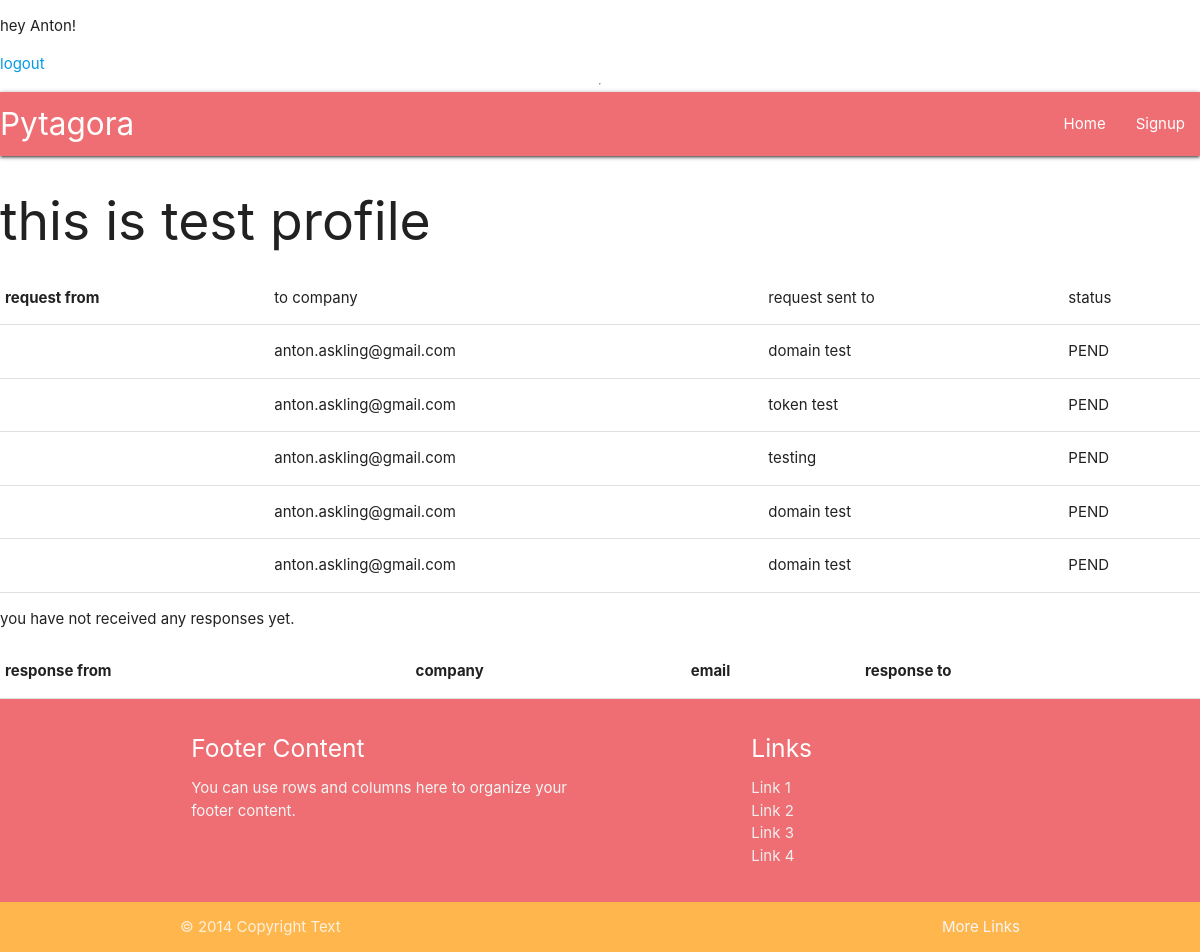
The page /profile/ (signed in) on the database as committed earlier.
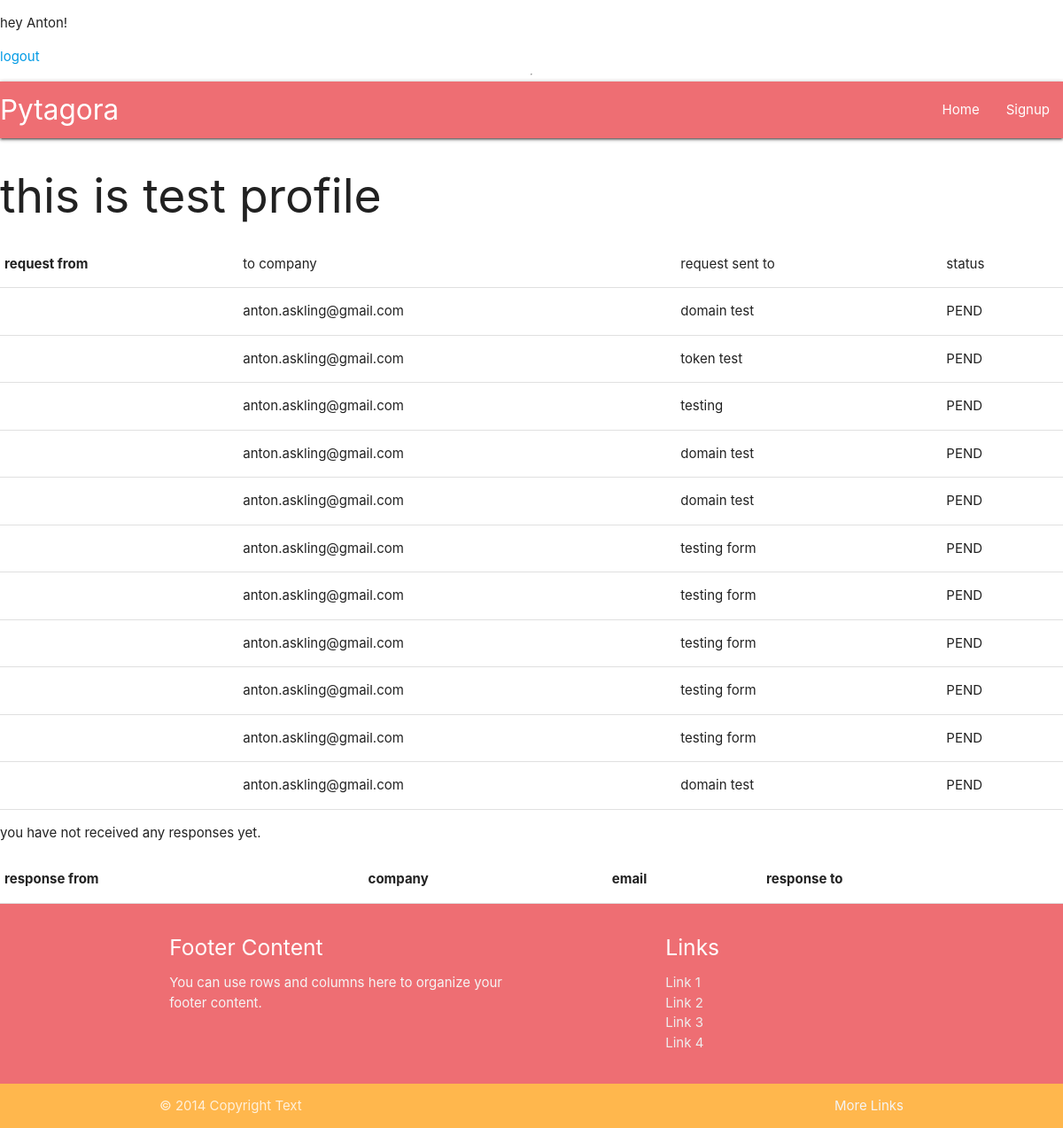
The same page on the database as committed later.
### core/models.py (models this page shows, shortened)
class User(PermissionsMixin, AbstractBaseUser):
    email = models.EmailField(_("email adress"), max_length=254, unique=True)
    first_name = models.CharField(_("first name"), max_length=50)
    last_name = models.CharField(_("last name"), max_length=50)
    date_joined = models.DateTimeField(_("date joined"), auto_now_add=True)
    last_login = models.DateTimeField(_("last login"), auto_now=True)
    is_active = models.BooleanField(_("active"), default=True)
    is_staff = models.BooleanField(_("staff"), default=True)
    is_recruiter = models.BooleanField(_("recruiter"), default=False)
    objects = UserManager()
    USERNAME_FIELD = "email"
    REQUIRED_FIELDS = []
    class Meta:
        verbose_name = _("user")
        verbose_name_plural = _("user")

### userprofile/models.py (models this page shows, shortened)
class RefRequest(models.Model):
    profile = models.ForeignKey(Profile, verbose_name=_("profile"), on_delete=models.CASCADE)
    company_name = models.CharField(_("company name"), max_length=100, null=True, blank=True)
    date_from = PartialDateField( verbose_name=_("date from"))
    date_to = PartialDateField(verbose_name=_("date to"))
    to_email = models.EmailField(_("to email"), max_length=254, null=True, blank=True)
    UNINITIATED = "UNIN"
    PENDING = "PEND"
    COMPLETE = "COMP"
    STATUS_CHOICES = [
        (UNINITIATED, "Uninitiated"),
        (PENDING, "Pending"),
        (COMPLETE, "Complete"),
    ]
    status = models.CharField(_("status"), max_length=4, choices=STATUS_CHOICES, default=UNINITIATED,)
    time_sent = models.DateTimeField(_("time_sent"), auto_now_add=True, null=True)
    class Meta:
        verbose_name = "Reference request"
        verbose_name_plural = "Reference requests"

### userprofile/views.py (the view)
# urls.py: path("profile/", TestProfileView.as_view(), name="test_profile"),
class TestProfileView(LoginRequiredMixin, ListView):
    model = Profile
    context_object_name = "profile"
    template_name="userprofile/test_profile.html"
    def get_context_data(self, **kwargs):
        context = super().get_context_data(**kwargs)
        context["profile"] = context["profile"].filter(user=self.request.user)
        context["requests"] = context["profile"][0].refrequest_set.all()
        context["comp_responses"] = context["profile"][0].refresponse_set.all(
        ).filter(ref_request__status="COMP")
        return context

### userprofile/models.py (called while the page is built)
    def __str__(self):
        return f"{self.first_name} {self.last_name}"

### userprofile/templates/userprofile/test_profile.html
{% extends "base.html" %}
{% block content %}
    <h2>this is test profile</h2>
    <table>
        <tr>
            <th>request from</th>
            <td>to company</td>
            <td>request sent to</td>
            <td>status</td>
        </tr>
            {% for request in requests %}
            <tr>
                <td>{{ request.profile }}</td>
                <td>{{ request.to_email }}</td>
                <td>{{ request.company_name }}</td>
                <td>{{ request.status }}</td>
            </tr>
            {% empty %}
            <p>no requests has been made yet</p>
            {% endfor %}
    </table>
    <table>
        <tr>
            <th>response from</th>
            <th>company</th>
            <th>email</th>
            <th>response to</th>
        </tr>
            {% for response in comp_responses %}
            <tr>
                <td>{{ response.get_full_name }}</td>
                <td>{{ response.company_name }}</td>
                <td>{{ response.email }}</td>
                <td><a href="{% url 'reference_detail' response.id %}">details</a></td>
            </tr>
            {% empty %}
            <p>you have not received any responses yet.</p>
            {% endfor %}
    </table>
{% endblock content %}

### userprofile/templates/base.html (shortened to what this page needs)
{% load static %}
<!DOCTYPE html>
<html lang="en">
    <head>
        <link type="text/css"
              rel="stylesheet"
              href="{% static 'materialize/css/materialize.min.css' %}"
              media="screen,projection"/>
        <link rel="stylesheet" href="{% static 'base/css/style.css' %}"/>
    </head>
    <body>
        {% if user.is_authenticated %}
        <p>hey {{ user.first_name }}!</p>
        <a href="{% url 'logout' %}">logout</a>
        {% else %}
        <a href="{% url 'login' %}"> login</a>
        {% endif %}
        <hr />
        <header>
            <nav>
                <div class="nav-wrapper z-depth-1">
                    <a href="{% url 'home' %}" class="brand-logo">Pytagora</a>
                    <ul class="right hide-on-med-and-down">
                        <li>
                            <a href="{% url 'home' %}">Home</a>
                        </li>
                        <li>
                            <a href="{% url 'signup' %}">Signup</a>
                        </li>
                    </ul>
                </div>
            </nav>
        </header>
       <main>
        {% block content %}
        {% endblock content %}
       </main>
        <footer class="page-footer pytagora-orange" >
            <div class="container">
                <div class="row">
                    <div class="col l6 s12">
                        <h5 class="white-text">Footer Content</h5>
                        <p class="grey-text text-lighten-4">You can use rows and columns here to organize your footer content.</p>
                    </div>
                    <div class="col l4 offset-l2 s12">
                        <h5 class="white-text">Links</h5>
                        <ul>
                            <li>
                                <a class="grey-text text-lighten-3" href="#!">Link 1</a>
                            </li>
                            <li>
                                <a class="grey-text text-lighten-3" href="#!">Link 2</a>
                            </li>
                            <li>
                                <a class="grey-text text-lighten-3" href="#!">Link 3</a>
                            </li>
                            <li>
                                <a class="grey-text text-lighten-3" href="#!">Link 4</a>
                            </li>
                        </ul>
                    </div>
                </div>
            </div>
            <div class="footer-copyright orange lighten-2">
                <div class="container">
                    © 2014 Copyright Text
                    <a class="grey-text text-lighten-4 right" href="#!">More Links</a>
                </div>
            </div>
        </footer>
    </body>
</html>

### staticfiles/base/css/style.css (style rules this page uses)
body { display: flex; min-height: 100vh; flex-direction: column; }
main { flex: 1 0 auto; }
header { z-index: 3; }

Rows that differ between the two databases and show on the page:
added RefRequest: to_email "anton.askling@gmail.com", company_name "testing form", status "PEND"
added RefRequest: to_email "anton.askling@gmail.com", company_name "testing form", status "PEND"
added RefRequest: to_email "anton.askling@gmail.com", company_name "testing form", status "PEND"
added RefRequest: to_email "anton.askling@gmail.com", company_name "testing form", status "PEND"
added RefRequest: to_email "anton.askling@gmail.com", company_name "testing form", status "PEND"
added RefRequest: to_email "anton.askling@gmail.com", company_name "domain test", status "PEND"
